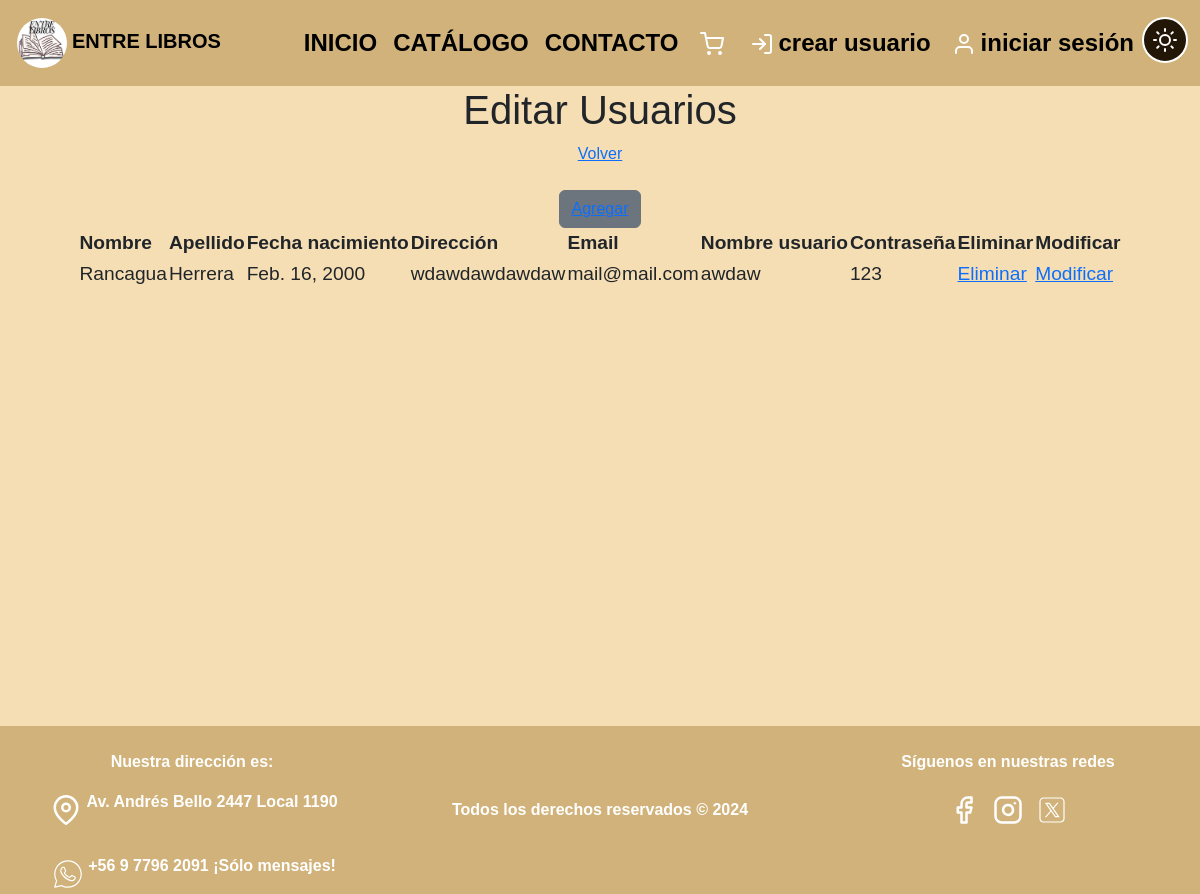
The app's page /entreLibros/usuarios_del/1 with its own data.
### entreLibros/models.py (models this page shows, shortened)
class Usuario(models.Model):
    id_usuario      = models.AutoField(primary_key=True)
    nombre          = models.CharField(max_length=30)
    apellido        = models.CharField(max_length=30)
    fec_nac         = models.DateField(blank=False, null=False)
    direccion       = models.CharField(max_length=100)
    user_name       = models.CharField(max_length=20)
    correo          = models.EmailField(max_length=100)
    password        = models.CharField(max_length=100)

### entreLibros/views.py (the view)
# urls.py: path('usuarios_del/<str:pk>',views.usuarios_del,name='usuarios_del'),
def usuarios_del(request, pk):
    mensajes = []
    errores = []
    context = {}
    try:
        usuario = Usuario.objects.get(id_usuario=pk)
        usuario.delete()
        mensajes.append("Bien, datos eliminados...")
    except Usuario.DoesNotExist:
        errores.append("Error, id no existe")
    except Exception as e:
        errores.append(f"Error inesperado: {str(e)}")
    usuarios = Usuario.objects.all()
    context = {'usuarios': usuarios, 'mensajes': mensajes, 'errores': errores}
    return render(request, 'entreLibros/usuarios_list.html', context)

### entreLibros/templates/entreLibros/usuarios_list.html (shortened to what this page needs)
<!DOCTYPE html>
<html lang="es">
  <head>
    {% load static %}
    <link rel="stylesheet" href="{% static 'CSS/style.css'%}" />
    <link rel="stylesheet" href="{% static 'CSS/styleCrud.css' %}" />
    <link
      href="https://cdn.jsdelivr.net/npm/bootstrap@5.3.3/dist/css/bootstrap.min.css"
      rel="stylesheet"
    />
  </head>
  <body>
    <nav
      id="navbar"
      class="navbar navbar-expand-lg text-uppercase fw-bold light-mode-footer"
    >
      <div class="container-fluid">
        <a class="navbar-brand" href="index.html"
          ><img
            src="{% static 'assets/ENTRE LIBROS.png' %}"
            class="rounded-circle"
            style="width: 60px"
          />Entre Libros</a
        >
        <div class="collapse navbar-collapse" id="navbarSupportedContent">
          <ul class="navbar-nav mb-2 mb-lg-0 fs-4 ms-auto">
            <li class="nav-item">
              <a class="nav-link active" aria-current="page" href="index.html"
                >Inicio</a
              >
            </li>
            <li class="nav-item">
              <a class="nav-link active" href="catalogo.html">Catálogo</a>
            </li>
            <li class="nav-item">
              <a class="nav-link active" href="contacto.html">Contacto</a>
            </li>
            <li>
              <a class="nav-link" href="carrito.html"
                ><img src="{% static 'assets/shopping-cart.svg' %}" alt=""
              /></a>
            </li>
            <li class="nav-item">
              <a class="nav-link active text-lowercase" href="crearUsuario.html"
                ><img src="{% static 'assets/log-in.svg' %}" alt="" />Crear
                usuario</a
              >
            </li>
            <li class="nav-item">
              <a class="nav-link active text-lowercase" href="login.html"
                ><img src="{% static 'assets/user.svg' %}" alt="" />iniciar
                sesión</a
              >
            </li>
            <li>
              <button
                class="btn fw-bold margin-left-3 rounded-circle p-1"
                id="modo-btn"
                style="
                  background-color: #221606;
                  border: white 2px;
                  border-style: solid;
                "
                onclick="toggleTheme()"
              >
                <img src="{% static 'assets/sun.svg' %}" alt="" />
              </button>
            </li>
          </ul>
        </div>
      </div>
    </nav>
    <div class="contenido">
      <h1>Editar Usuarios</h1>
      <div class="d-flex justify-content-center">
        <a href="admin.html">Volver</a>
      </div>
      <br />
      <div class="containerAgregar text-center">
        <button type="button" class="btn btn-secondary">
          <a href="{% url 'usuariosAdd' %}">Agregar</a>
        </button>
      </div>
      <table>
        {% if usuarios %}
        <th>Nombre</th>
        <th>Apellido</th>
        <th>Fecha nacimiento</th>
        <th>Dirección</th>
        <th>Email</th>
        <th>Nombre usuario</th>
        <th>Contraseña</th>
        <th>Eliminar</th>
        <th>Modificar</th>
        {% for x in usuarios %}
        <tr>
          <td>{{ x.nombre }}</td>
          <td>{{x.apellido}}</td>
          <td>{{x.fec_nac}}</td>
          <td>{{x.direccion}}</td>
          <td>{{x.correo}}</td>
          <td>{{x.user_name}}</td>
          <td>{{x.password}}</td>
          <td>
            <a href="{% url 'usuarios_del' pk=x.id_usuario %}">Eliminar</a>
          </td>
          <td>
            <a href="{% url 'usuarios_edit' pk=x.id_usuario %}">Modificar</a>
          </td>
        </tr>
        {% endfor %} {% endif %}
      </table>
    </div>
    <footer id="footer" class="light-mode-footer">
      <div class="row">
        <div class="col-4 text-center">
          <br />
          <p>Nuestra dirección es:</p>
          <div class="direccion d-flex justify-content-center">
            <a
              href="https://www.google.com/maps/place/Andr%C3%A9s+Bello+2447,+Local+1190,+7510689+Providencia,+Regi%C3%B3n+Metropolitana"
              ><img
                class="iconoFooter"
                src="{% static 'assets/map-pin.svg' %}"
                class="p-3"
              />
            </a>
            <p>Av. Andrés Bello 2447 Local 1190</p>
          </div>
          <br />
          <div class="telefono d-flex justify-content-center">
            <a href="https://web.whatsapp.com/"
              ><img
                class="iconoFooter"
                src="{% static 'assets/icons8-whatsapp(blanco).svg' %}"
                alt=""
            /></a>
            <p>+56 9 7796 2091 ¡Sólo mensajes!</p>
          </div>
        </div>
        <div class="mt-5 col-4">
          <br />
          <p>Todos los derechos reservados © 2024</p>
        </div>
        <div class="col-4">
          <br />
          <p>Síguenos en nuestras redes</p>
          <a href="https://www.facebook.com/"
            ><img
              class="iconoFooter"
              src="{% static 'assets/facebook.svg' %}"
              class="p-3"
              alt=""
          /></a>
          <a href="https://www.instagram.com/"
            ><img
              class="iconoFooter"
              src="{% static 'assets/instagram.svg' %}"
              class="p-3"
              alt=""
          /></a>
          <a href="https://x.com/"
            ><img
              class="iconoFooter"
              src="{% static 'assets/icons8-twitterx.svg' %}"
              class="p-3"
              alt=""
          /></a>
        </div>
      </div>
    </footer>
  </body>
</html>

### static/CSS/style.css (style rules this page uses)
body { margin: 0 !important; padding: 0 !important; font-family: "Franklin Gothic Medium", "Arial Narrow", Arial, sans-serif !important; min-height: 100vh; width: 100%; }
.contenido { min-height: 80vh; width: 100%; background-color: wheat; transition: background-color 0.5s; }
.light-mode-footer { background-color: #d0b27a; color: white; font-weight: bold; }
.navbar img { padding: 5px; transition: transform 0.3s ease; }
footer { width: 100%; min-height: 20vh; color: white; text-align: center; background-color: rgb(124, 67, 29); overflow: hidden; }
.iconoFooter { width: 40px; padding: 5px; transition: transform 0.3s ease; }

### static/CSS/styleCrud.css (style rules this page uses)
body { margin: 0 !important; padding: 0 !important; }
h1 { text-align: center; }
table { margin: auto !important; padding: 100px !important; font-size: larger !important; }

### records on screen
Usuario: nombre "Rancagua", apellido "Herrera", fec_nac "Feb. 16, 2000", direccion "wdawdawdawdaw", correo "mail@mail.com", user_name "awdaw", password "123"
